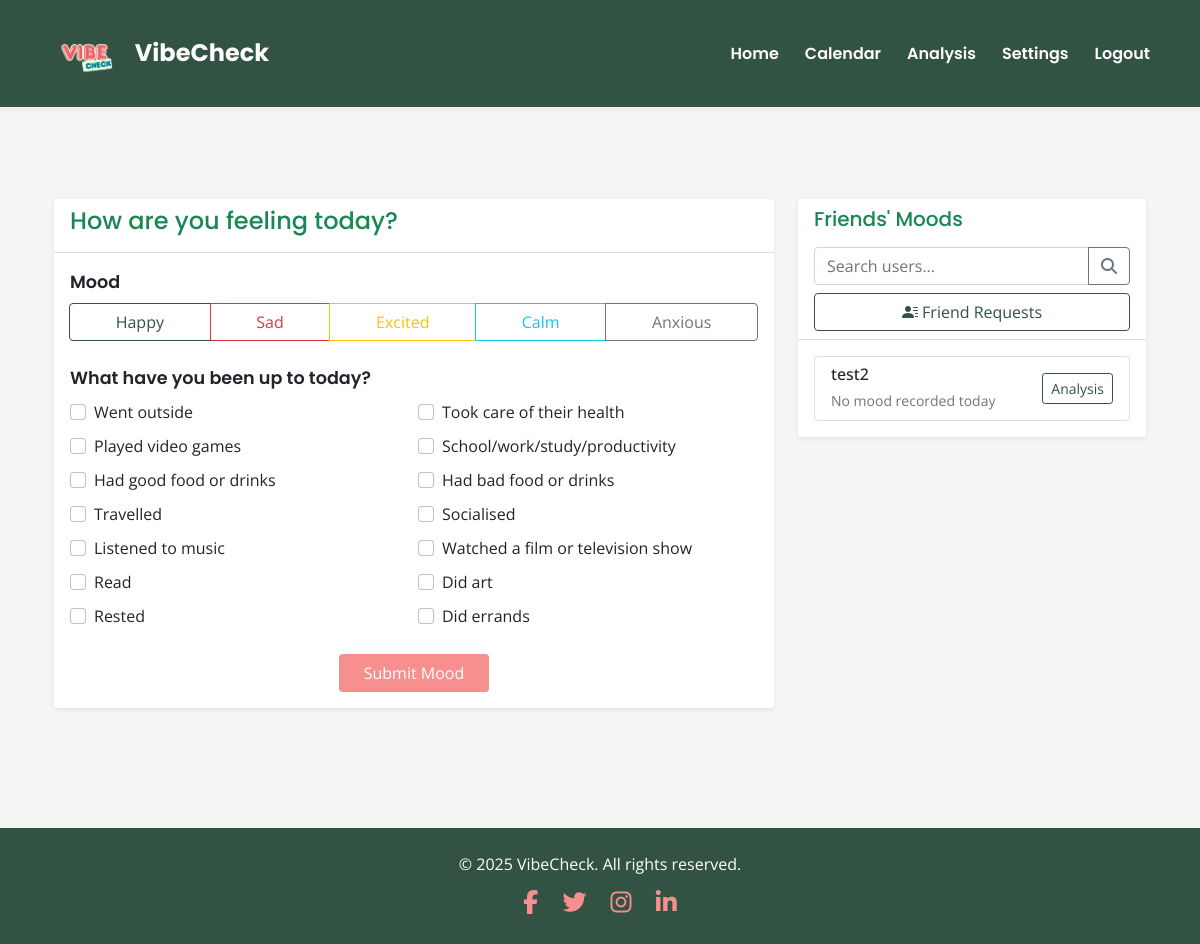
/home (signed in), run on an earlier commit of the app's database.
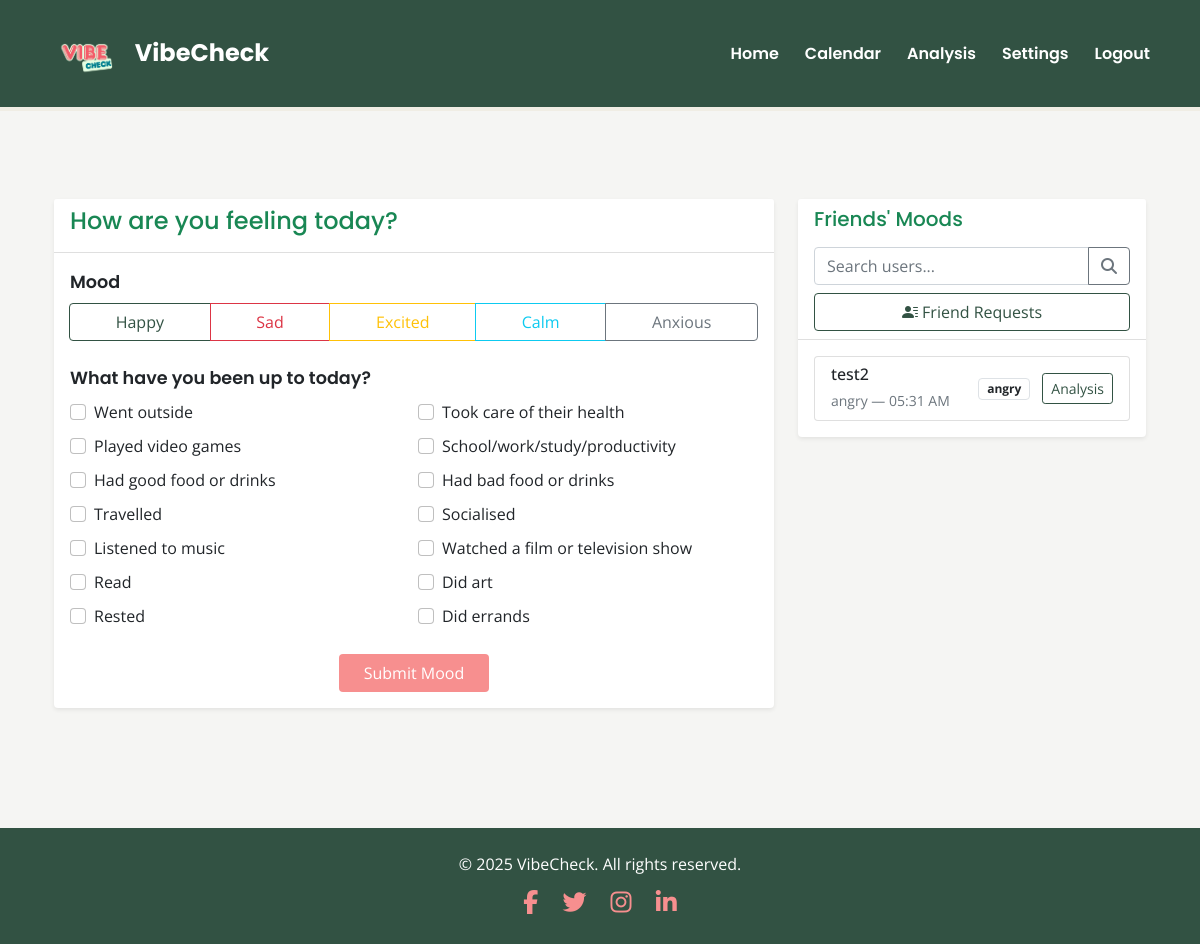
And on a later commit of the database.
### app/models.py (models this page shows, shortened)
class User(UserMixin, db.Model):
    username = db.Column(db.String(30), primary_key=True)
    password = db.Column(db.String(100))
    privacy_setting = db.Column(db.String(20), default='friends')  # Can be 'public', 'friends', or 'private'
    moods = db.relationship('Mood', backref='user', lazy=True)
    friends = db.relationship(
        'User',
        secondary='friendships',
        primaryjoin=username==Friendship.user_id,
        secondaryjoin=username==Friendship.friend_id,
        backref='friend_of'
    )

class Mood(db.Model):
    id = db.Column(db.Integer, primary_key=True)
    mood = db.Column(db.String(50), nullable=False)
    reasons = db.Column(db.String(500), nullable=True)  # JSON string of selected reasons
    timestamp = db.Column(db.DateTime, nullable=False)
    user_id = db.Column(db.String(30), db.ForeignKey('user.username'), nullable=False)
    @staticmethod
    def get_all_reasons():
        return [
            "Went outside",
            "Took care of their health",
            "Played video games",
            "School/work/study/productivity",
            "Had good food or drinks",
            "Had bad food or drinks",
            "Travelled",
            "Socialised",
            "Listened to music",
            "Watched a film or television show",
            "Read",
            "Did art",
            "Rested",
            "Did errands"
        ]

### app/main.py (the view)
@bp.route('/home')
@login_required
def home():
    today = datetime.now().date()
    today_start = datetime.combine(today, datetime.min.time())
    today_end = datetime.combine(today, datetime.max.time())
    today_mood = Mood.query.filter(
        Mood.user_id == current_user.username,
        Mood.timestamp >= today_start,
        Mood.timestamp <= today_end
    ).first()
    friends = []
    for friend in current_user.friends:
        friend_mood = Mood.query.filter(
            Mood.user_id == friend.username,
            Mood.timestamp >= today_start,
            Mood.timestamp <= today_end
        ).first()
        friends.append({
            'username': friend.username,
            'today_mood': friend_mood
        })
    return render_template('home.html',
                         today_mood=today_mood,
                         friends=friends,
                         reasons=Mood.get_all_reasons(),
                         user_id=current_user.username)

### app/__init__.py (called while the page is built)
def create_app(config_class=Config):
    app = Flask(__name__)
    app.config.from_object(config_class)
    if csrf_available:
        csrf = CSRFProtect(app)  # moved here to use app context directly
    db.init_app(app)
    login_manager.init_app(app)
    from app.auth import bp as auth_bp
    app.register_blueprint(auth_bp)
    from app.main import bp as main_bp
    app.register_blueprint(main_bp)
    os.makedirs(os.path.join(os.path.dirname(os.path.dirname(__file__)), 'instance'), exist_ok=True)
    from app.models import User, Mood, Friendship
    @login_manager.user_loader
    def load_user(id):
        return User.query.get(str(id))
    return app

### app/templates/home.html (shortened to what this page needs)
{% extends "base.html" %}
{% block head %}
<link rel="stylesheet" href="{{ url_for('static', filename='css/home.css') }}">
{% endblock %}
{% block content %}
<div class="container my-5">
  <div class="row">
    <div class="col-lg-8 mb-4">
      <div class="card shadow-sm border-0">
        <div class="card-header bg-white">
          <h4 class="text-success" style="font-family: 'Poppins', sans-serif;">How are you feeling today?</h4>
        </div>
        <div class="card-body">
          <form id="moodForm">
            <div class="mb-4">
              <label class="form-label fw-semibold text-dark mood-label">Mood</label>
              <div class="btn-group w-100" role="group">
                {% set moods = [('happy', 'success'), ('sad', 'danger'), ('excited', 'warning'), ('calm', 'info'), ('anxious', 'secondary')] %}
                {% for mood, color in moods %}
                <label class="btn btn-outline-{{ color }}" for="{{ mood }}">{{ mood.capitalize() }}</label>
                {% endfor %}
              </div>
            </div>
            <div class="mb-4">
              <label class="form-label fw-semibold text-dark reason-label">What have you been up to today?</label>
              <div class="row g-2 activity-checkboxes">
                {% for reason in reasons %}
                <div class="col-sm-6">
                  <div class="form-check">
                    <input class="form-check-input" type="checkbox" name="reasons" value="{{ reason }}" id="reason{{ loop.index }}">
                    <label class="form-check-label" for="reason{{ loop.index }}">{{ reason }}</label>
                  </div>
                </div>
                {% endfor %}
              </div>
            </div>
            <div class="text-center">
              <button type="submit" class="btn px-4" style="background-color: #F78F8F; color: white;">Submit Mood</button>
            </div>
          </form>
        </div>
      </div>
    </div>
    <div class="col-lg-4">
      <div class="card shadow-sm border-0">
        <div class="card-header bg-white d-flex flex-column align-items-start">
          <h5 class="text-success mb-3" style="font-family: 'Poppins', sans-serif;">Friends' Moods</h5>
          <div class="input-group mb-2">
            <input type="text" id="userSearch" class="form-control" placeholder="Search users...">
            <button class="btn btn-outline-secondary" type="button" id="searchButton"><i class="fas fa-search"></i></button>
          </div>
          <button id="openFriendModal" class="btn btn-outline-success w-100" data-bs-toggle="modal" data-bs-target="#friendModal"><i class="bi bi-person-lines-fill"></i>
Friend Requests</button>
        </div>
        <div class="card-body">
          <div id="friendsList">
            {% if friends %}
              <div class="list-group">
                {% for friend in friends %}
                <div class="list-group-item">
                  <div class="d-flex justify-content-between align-items-center">
                    <div>
                      <h6 class="mb-1">
                        <a href="{{ url_for('main.calendar_view', user_id=friend.username) }}" class="text-decoration-none text-dark">{{ friend.username }}</a>
                      </h6>
                      {% if friend.today_mood %}
                      <small class="text-muted">{{ friend.today_mood.mood }} — {{ friend.today_mood.timestamp.strftime('%I:%M %p') }}</small>
                      {% else %}
                      <small class="text-muted">No mood recorded today</small>
                      {% endif %}
                    </div>
                    <div class="text-end">
                      {% if friend.today_mood %}
                      <span class="badge bg-{{ friend.today_mood.mood }}-subtle text-dark border">{{ friend.today_mood.mood }}</span>
                      {% endif %}
                      <a href="{{ url_for('main.analysis', user_id=friend.username) }}" class="btn btn-sm btn-outline-success ms-2">Analysis</a>
                    </div>
                  </div>
                </div>
                {% endfor %}
              </div>
            {% else %}
              <p class="text-muted">No friends added yet.</p>
            {% endif %}
          </div>
        </div>
      </div>
    </div>
  </div>
</div>
{% endblock %}

### app/templates/base.html (shortened to what this page needs)
<!DOCTYPE html>
<html lang="en">
<head>
    <link href="https://cdn.jsdelivr.net/npm/bootstrap@5.1.3/dist/css/bootstrap.min.css" rel="stylesheet">
    <link rel="stylesheet" href="https://cdn.jsdelivr.net/npm/bootstrap-icons@1.10.5/font/bootstrap-icons.css"/>
    <link rel="stylesheet" href="https://cdnjs.cloudflare.com/ajax/libs/font-awesome/6.5.0/css/all.min.css" />
    <link href="../static/css/base.css" rel="stylesheet">
    {% block head %}{% endblock %}
</head>
<body class="d-flex flex-column min-vh-100">
<nav class="navbar navbar-expand-md navbar-dark custom-navbar">
  <div class="container py-3">
    <a class="navbar-brand d-flex align-items-center" href="{{ url_for('main.home') }}">
      <img src="{{ url_for('static', filename='images/Vibe.png') }}" alt="App Logo" class="me-2" style="height: 45px;">
      <h1 class="m-0 fs-4 text-white">VibeCheck</h1>
    </a>
    <div class="collapse navbar-collapse" id="navbarHeader">
      <ul class="navbar-nav ms-auto">
        {% if current_user.is_authenticated %}
          <li class="nav-item">
            <a class="nav-link text-white" href="{{ url_for('main.home') }}">Home</a>
          </li>
          <li class="nav-item">
            <a class="nav-link text-white" href="{{ url_for('main.calendar_view', user_id=current_user.username) }}">Calendar</a>
          </li>
          <li class="nav-item">
            <a class="nav-link text-white" href="{{ url_for('main.analysis', user_id=current_user.username) }}">Analysis</a>
          </li>
          <li class="nav-item">
            <a class="nav-link text-white" href="{{ url_for('main.change_password') }}">Settings</a>
          </li>
          <li class="nav-item">
            <a class="nav-link text-white" href="{{ url_for('auth.logout') }}">Logout</a>
          </li>
        {% endif %}
      </ul>
    </div>
  </div>
</nav>
     <main class="container mt-4 flex-fill">
        {% block content %}{% endblock %}
    </main>
<footer class="footer text-center py-4 mt-5">
  <p class="mb-2">© 2025 VibeCheck. All rights reserved.</p>
  <div class="social-icons">
    <a href="#"><i class="fab fa-facebook-f"></i></a>
    <a href="#"><i class="fab fa-twitter"></i></a>
    <a href="#"><i class="fab fa-instagram"></i></a>
    <a href="#"><i class="fab fa-linkedin-in"></i></a>
  </div>
</footer>
</body>
</html>

### app/static/css/base.css (style rules this page uses)
body { background-color: #F5F5F3; font-family: 'Open Sans', sans-serif; }
.custom-navbar { background-color: #325243; padding: 10px 20px; border-bottom: 4px solid #F0EDE4; }
.custom-navbar .navbar-brand h1 { font-family: 'Poppins', sans-serif; color: #fff; font-size: 1.8rem; font-weight: 700; margin: 0; }
.custom-navbar .nav-link { color: #FFFFFF; font-weight: 600; font-family: 'Poppins', sans-serif; padding: 8px 16px; border-radius: 25px; transition: background-color 0.3s; }
.custom-navbar .nav-item + .nav-item { margin-left: 10px; }
footer { text-align: center; padding: 20px; background-color: #325243; color: #FFFFFF; margin-top: 50px; }
.social-icons a { color: #F78F8F; margin: 0 10px; font-size: 1.5rem; transition: color 0.3s; }

### app/static/css/home.css (style rules this page uses)
.btn-outline-success { color: #325243; border-color: #325243; }
.mood-label, .reason-label { font-family: 'Poppins', sans-serif; font-size: 1.1rem; font-weight: 600; color: #325243; margin-bottom: 8px; }
#userSearch { border-top-right-radius: 0; border-bottom-right-radius: 0; }
#searchButton { border-top-left-radius: 0; border-bottom-left-radius: 0; }

What changed in the data, as far as the page shows it:
changed User "test2": today_mood.mood (not shown) → "angry"; today_mood.timestamp (not shown) → "05:31 AM"; text "No mood recorded today" → "—"
